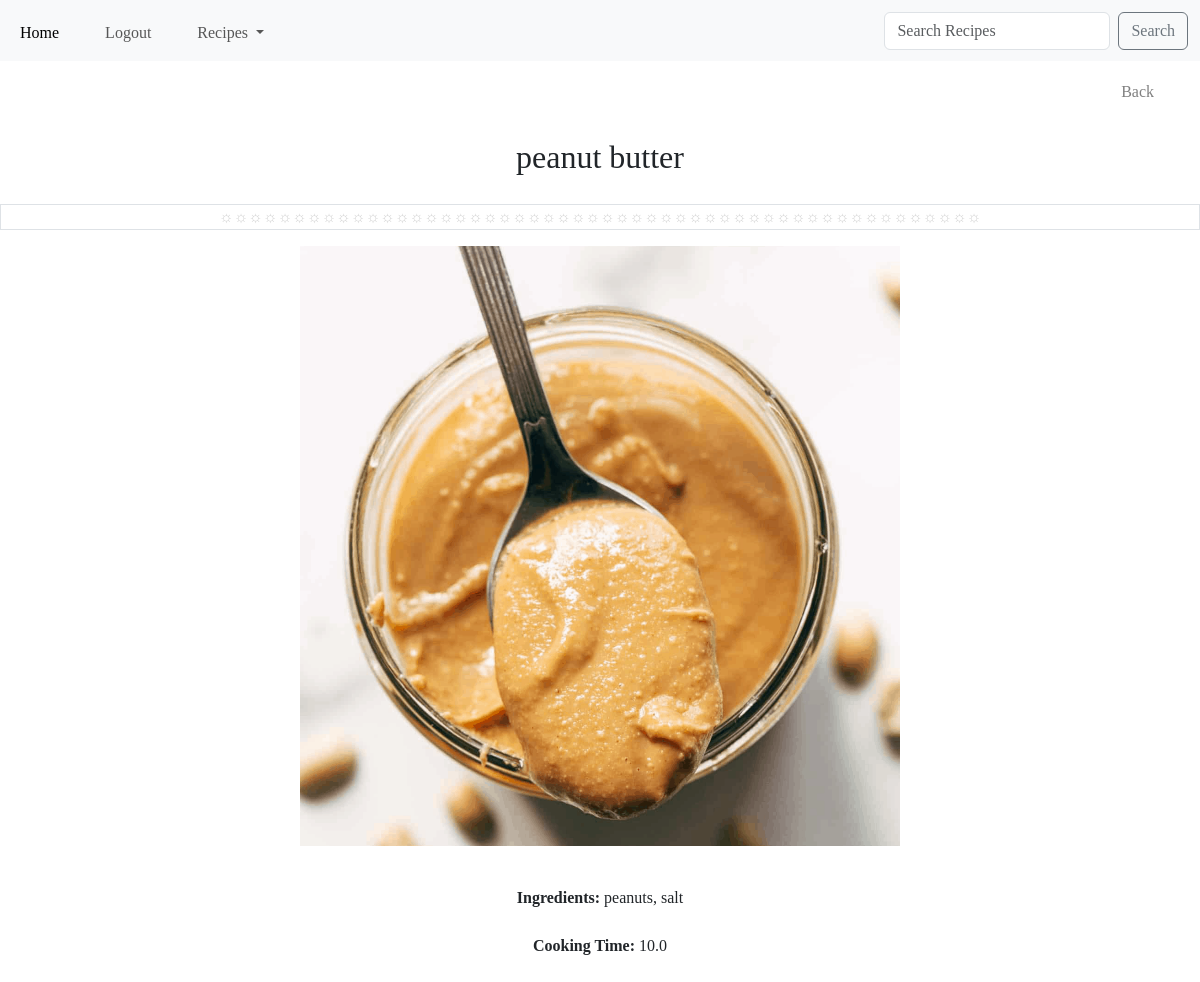
/list/5, run on the app's committed database.
### recipes/models.py (models this page shows, shortened)
class Recipe(models.Model):
    name=models.CharField(max_length=120)
    ingredients=models.CharField(max_length=250)
    cooking_time=models.FloatField(help_text='in minutes')
    pic = models.ImageField(upload_to='recipes/', default='no_picture.jpg')

### recipes/views.py (the view)
# urls.py: path('list/<pk>', RecipeDetailView.as_view(), name='detail'),
class RecipeDetailView(DetailView):
    model = Recipe
    template_name = 'recipes/detail.html'

### recipes/templates/recipes/detail.html (shortened to what this page needs)
<!DOCTYPE html>
<html lang="en">
<head>
</head>
<link href="https://cdn.jsdelivr.net/npm/bootstrap@5.3.3/dist/css/bootstrap.min.css" rel="stylesheet">
  {% include './navbar.html' %}
  <body>
<ul>
<li><a href ="{%url 'recipes:list' %}">Back </a></li>
</ul>
<h2>{{object.name}}</h2>
<p class="border">&#9788;&#9788;&#9788;&#9788;&#9788;&#9788;&#9788;&#9788;&#9788;&#9788;&#9788;&#9788;&#9788;&#9788;&#9788;&#9788;&#9788;&#9788;&#9788;&#9788;&#9788;&#9788;&#9788;&#9788;&#9788;&#9788;&#9788;&#9788;&#9788;&#9788;&#9788;&#9788;&#9788;&#9788;&#9788;&#9788;&#9788;&#9788;&#9788;&#9788;&#9788;&#9788;&#9788;&#9788;&#9788;&#9788;&#9788;&#9788;&#9788;&#9788;&#9788;&#9788;</p>
<img src="{{object.pic.url}}" width="200" height="300" />
<div class="instructions">
<b>Ingredients: </b> {{object.ingredients}} <br><br>
<b>Cooking Time: </b> {{object.cooking_time}} <br>
</div>
</body>
</html>

### recipes/templates/recipes/detail.html (style rules this page uses)
body { font-family: Georgia, 'Times New Roman', Times, serif; }
ul { display: flex; justify-content: end; list-style-type: none; margin:0; padding: 0; }
li { float: left; border-radius: 10%; margin: 5px 30px 0px 0px; }
li a { display: block; color: grey; text-align: center; padding: 14px 16px; text-decoration: none; }
h2 { text-align: center; font-family:cursive; padding: 20px; }
img { display: block; margin-left: auto; margin-right: auto; height: 600px; width: 600px; }
.instructions { text-align: center; font-family:Georgia, 'Times New Roman', Times, serif; padding: 40px; }
.border { display: flex; align-items: center; flex-direction: column; color: lightgray; }

### data on the page
Recipe: name "peanut butter", pic (picture), ingredients "peanuts, salt", cooking_time "10.0"
